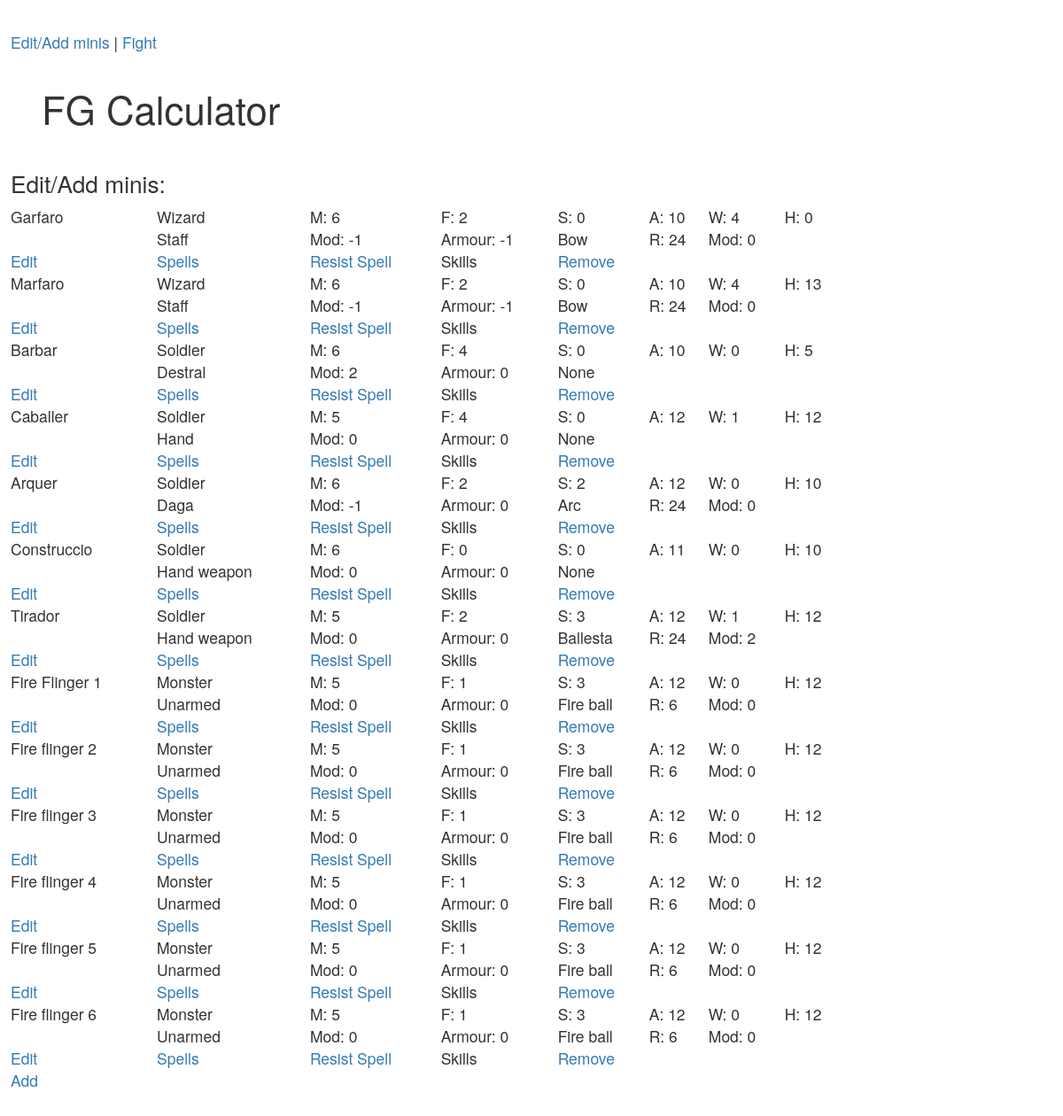
The page /show on the database as committed earlier.
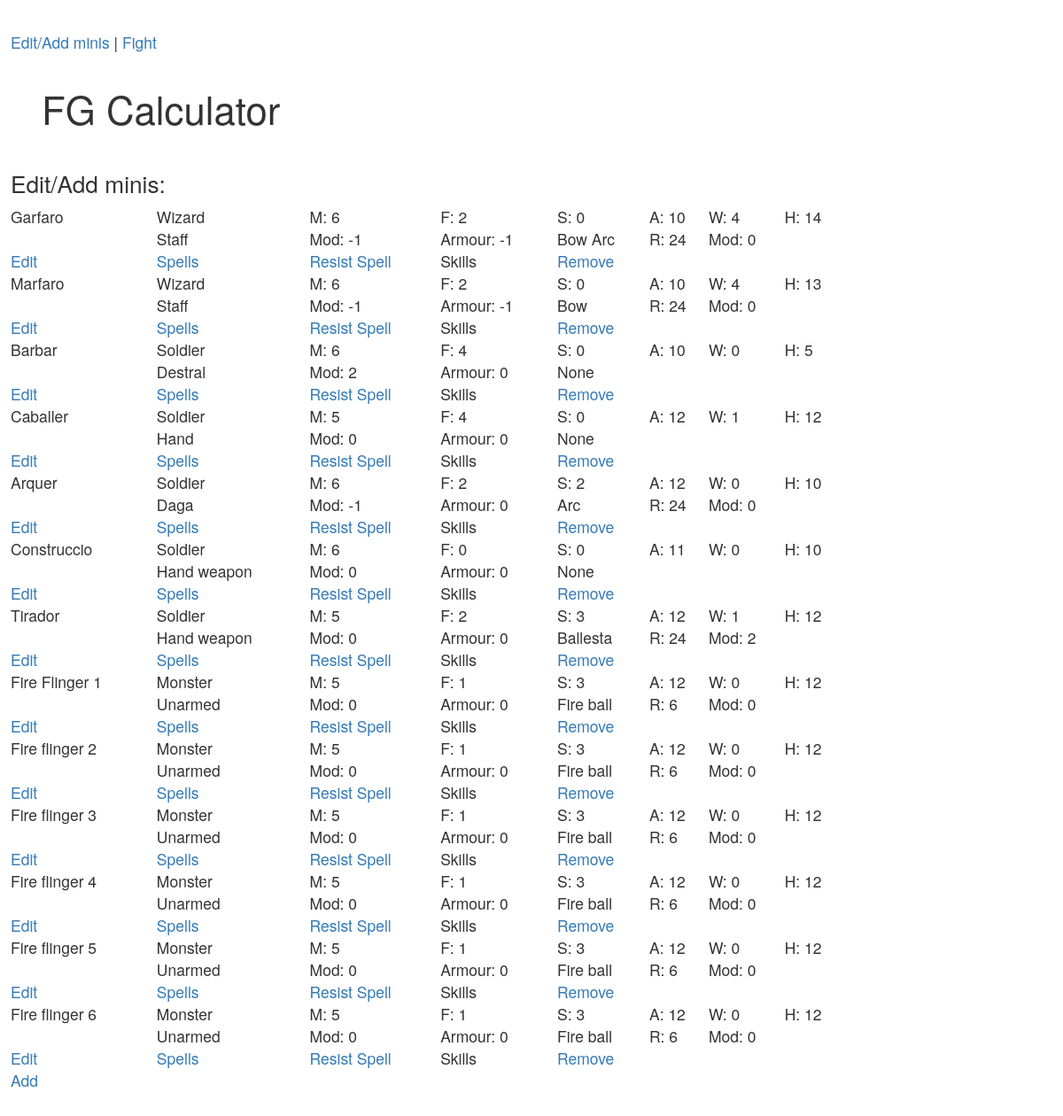
The same page on the database as committed later.
### tables this page shows
CREATE TABLE "minis" (
	`type`	INTEGER,
	`name`	TEXT,
	`list`	TEXT,
	`user`	TEXT,
	`M`	INTEGER,
	`F`	INTEGER,
	`S`	INTEGER,
	`A`	INTEGER,
	`W`	INTEGER,
	`H`	INTEGER,
	`cwp_name`	TEXT,
	`cwp_damage_mod`	INTEGER,
	`cwp_armour_mod`	INTEGER,
	`swp_name`	TEXT,
	`swp_range`	INTEGER,
	`swp_damage_mod`	INTEGER
);

### frostgrave.py (the view)
@app.route('/show')
def show():
    db = get_db()
    cur = db.execute("SELECT rowid, * FROM minis WHERE user=\"{}\" ".format(USER_ID))
    minis = cur.fetchall()
    return render_template('show_minis.html', minis=minis)

### frostgrave.py (called while the page is built)
def connect_db():
    rv = sqlite3.connect(app.config['DATABASE'])
    rv.row_factory = sqlite3.Row
    return rv

def get_db():
    if not hasattr(g, 'sqlite_db'):
        g.sqlite_db = connect_db()
    return g.sqlite_db

### templates/show_minis.html (shortened to what this page needs)
{% extends "layout.html" %}
{% block body %}
<h2>Edit/Add minis:</h2>
<table style="width:80%">
{% for m in minis %}
    <tr>
        <td>{{ m.name }}</td>
        {% if m.type == 0%}
            <td>Wizard</td>
        {% elif m.type == 1%}
            <td>Apprentice</td>
        {% elif m.type == 2%}
            <td>Soldier</td>
        {% elif m.type == 3%}
            <td>Monster</td>
        {% else%}
            <td>Other</td>
        {% endif %}
        <td>M: {{ m.M }}</td>
        <td>F: {{ m.F }}</td>
        <td>S: {{ m.S }}</td>
        <td>A: {{ m.A }}</td>
        <td>W: {{ m.W }}</td>
        <td>H: {{ m.H }}</td>
    </tr>
    <tr>
        <td></td>
        <td>{{ m.cwp_name }}</td>
        <td>Mod: {{ m.cwp_damage_mod }}</td>
        <td>Armour: {{ m.cwp_armour_mod }}</td>
        {% if m.swp_range > 0 %}
            <td>{{ m.swp_name }}</td>
            <td>R: {{ m.swp_range }}</td>
            <td>Mod: {{ m.swp_damage_mod }}</td>
        {% else %}
            <td>None</td>
            <td></td>
            <td></td>
        {% endif %}
        <td></td>
    </tr>
    <tr>
        <td><a href="{{ url_for('edit_mini', mini=m.rowid)}}">Edit</a></td>
        <td><a href="{{ url_for('show_spells', mini=m.rowid)}}">Spells</a></td>
        <td><a href="{{ url_for('resist_spell', mini=m.rowid)}}">Resist Spell</a></td>
        <td>Skills</td>
        <td><a href="{{ url_for('delete_mini', mini=m.rowid)}}">Remove</a></td>
    </tr>
{% endfor %}
</table>
<a href="{{ url_for('add_mini')}}">Add</a>
{% endblock %}>

Rows that differ between the two databases and show on the page:
changed minis "Garfaro": H "0" → "14"; swp_name "Bow" → "Bow Arc"
